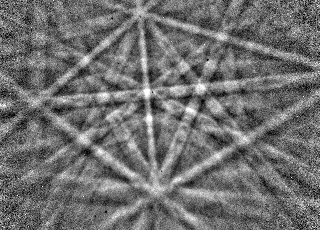
%> input picture extenralRefereces/1-s2.0-S1044580316300924-mmc1/Ni_Example3.bmp, 320 x 230 px
$ octave EBSD_Tutorial_Demo.m   (GNU Octave 9; MATLAB toolbox functions it lacks are replaced by stand-ins)
%> lines starting %> are read from the running program, lines starting %| are printed output that depends on the picture
%------------------------------------------------------------------------------
% Simple demonstration/simulation of lattice plane traces,
% stereographic projection and unit cell creating
%------------------------------------------------------------------------------
%
%
%------------------------------------------------------------------------------
% MIT License
%
% Copyright (c) 2015 TBB,
% derived in part from work by Aimo Winkelmann (Bruker)
%
% Permission is hereby granted, free of charge, to any person obtaining a copy
% of this software and associated documentation files (the "Software"), to deal
% in the Software without restriction, including without limitation the rights
% to use, copy, modify, merge, publish, distribute, sublicense, and/or sell
% copies of the Software, and to permit persons to whom the Software is
% furnished to do so, subject to the following conditions:
%
% The above copyright notice and this permission notice shall be included in all
% copies or substantial portions of the Software.
%
% THE SOFTWARE IS PROVIDED "AS IS", WITHOUT WARRANTY OF ANY KIND, EXPRESS OR
% IMPLIED, INCLUDING BUT NOT LIMITED TO THE WARRANTIES OF MERCHANTABILITY,
% FITNESS FOR A PARTICULAR PURPOSE AND NONINFRINGEMENT. IN NO EVENT SHALL THE
% AUTHORS OR COPYRIGHT HOLDERS BE LIABLE FOR ANY CLAIM, DAMAGES OR OTHER
% LIABILITY, WHETHER IN AN ACTION OF CONTRACT, TORT OR OTHERWISE, ARISING FROM,
% OUT OF OR IN CONNECTION WITH THE SOFTWARE OR THE USE OR OTHER DEALINGS IN THE
% SOFTWARE.
%------------------------------------------------------------------------------

% This code is follows a similar structure to the sister (python) code
% as created by Aimo Winkelmann
%
% This matlab code also includes sections for:
% stereographic projection calculation & unit cell generation

%% Initate Script
clear
close all
home

%% Sample Setup

% [33 lines of commented-out code are left out]

ExpImage.Filename='Ni_Example3.bmp';

%lattice paramters
UCell.a=1; %(only the ratio matters)!
UCell.b=1;
UCell.c=1;

UCell.alpha=90; %in degrees
UCell.beta=90;
UCell.gamma=90;

%Euler angles
UCell.phi1=127; %in degrees
UCell.Phi=38;
UCell.phi2=273;

% Set up detector

%in degrees
Detector.SampleTilt=70;
Detector.DetectorTilt=5;

%using Bruker coordinate systems
Detector.DD=0.642; %in units of screen height
Detector.PCX=0.483; %in units of screen width, from left of exp. pattern
Detector.PCY=0.279; %in units of screen height, from top of exp. pattern

disp(UCell)
disp(Detector)
%% Load Experimental Image and Set Up Detector
%note that flipud is used as the image is loaded in ij coordinate space and
%we are going to use xy for all coordinate systems within the EBSP
ExpImage.Image=flipud(imread(ExpImage.Filename));
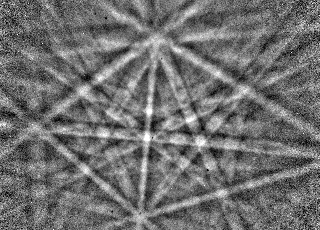
%> ExpImage.Image: size 230x320 uint8; min 0, max 255, mean 111.4; mean of the top-left, top-right, bottom-left and bottom-right quarters 112, 111.9, 110.8, 110.8

%in pixels
Detector.ScreenWidth=320;
Detector.ScreenHeight=230;

%use for UVW&HKL generation
HKL.max=1;

%% Establish detector
%equation 16
Detector.TotalTilt=(Detector.SampleTilt-90)-Detector.DetectorTilt;

EBSP.ScreenAspect=Detector.ScreenWidth/Detector.ScreenHeight;

EBSP.y_gn_max= Detector.PCY/Detector.DD;
EBSP.y_gn_min= -(1.0-Detector.PCY)/Detector.DD;
EBSP.x_gn_max= ((1.0-Detector.PCX)*EBSP.ScreenAspect)/Detector.DD;
EBSP.x_gn_min= -((Detector.PCX)*EBSP.ScreenAspect)/Detector.DD;

%% Establish the structure matrix

%equation 1
UCell.f=sqrt(1.0-( cosd(UCell.alpha)*cosd(UCell.alpha)...
                  +cosd(UCell.beta)*cosd(UCell.beta)...
                  +cosd(UCell.gamma)*cosd(UCell.gamma))...
    +2.0*cosd(UCell.alpha)*cosd(UCell.beta)*cosd(UCell.gamma));

%equation 2
UCell.ax = UCell.a * UCell.f/sind(UCell.alpha);

UCell.ay = UCell.a * (cosd(UCell.gamma)-cosd(UCell.alpha)*cosd(UCell.beta))...
           /sind(UCell.alpha);

UCell.az = UCell.a * cosd(UCell.beta);

%equation 3
UCell.by = UCell.b * sind(UCell.alpha);
UCell.bz = UCell.b * cosd(UCell.alpha);

%equation 4
UCell.cz = UCell.c;

%equation 5
UCell.StructureMat=[UCell.ax , 0,  0;
              UCell.ay , UCell.by, 0;
              UCell.az , UCell.bz, UCell.cz];

disp(UCell.StructureMat);
%% Establish rotation conventions

%equation 8
Rz=@(theta)[cosd(theta) sind(theta) 0;-sind(theta) cosd(theta) 0;0 0 1];

%equation 9
Rx=@(theta)[1 0 0;0 cosd(theta) sind(theta);0 -sind(theta) cosd(theta)];

%% Generate Cell Vectors

%populate the reflector list
%if this code is to be extended then the list of HKLs must be populated
%considering structure factors or a look up list
%rather than all allowable indexes - as used here

CVectors.h=-HKL.max:1:HKL.max;
[CVectors.p,CVectors.q,CVectors.r]=meshgrid(CVectors.h,CVectors.h,CVectors.h);
CVectors.pqr=[CVectors.p(:),CVectors.q(:),CVectors.r(:)];

%check for zeros & remove
CVectors.pqr=CVectors.pqr(dot(CVectors.pqr,CVectors.pqr,2)>1e-6,:);

%set as indicies for pqr for HKL and UVW (in crystal coords)
%this is a slightly different order to the sister python code
CVectors.HKL=CVectors.pqr;
CVectors.UVW=CVectors.pqr;

disp(CVectors.HKL)

%% Generate formal rotations & coordinate transforms as used

%U.S = rotation for detector & sample conversion
U.S=Rx(Detector.TotalTilt);

%equation 10
%U.O = orientation of sample
U.O=Rz(UCell.phi2)*Rx(UCell.Phi)*Rz(UCell.phi1);

%U.At = transpose of structure matrix as used for UVW conversions
U.At=transpose(UCell.StructureMat);

%U.AStar = recriprical structure matrix as used for HKL conversions
U.Astar=inv(UCell.StructureMat);

%U.K and U.Kstar = transforming the orientation into the detector plane
%K = for UVW; Kstar = for HKL
U.K         =   U.At*U.O*U.S;
U.Kstar     =   U.Astar*U.O*U.S;

disp(U.At)
disp(U.Astar)
disp(U.K)
disp(U.Kstar)

%% Convert UVW and HKL into the detector frame
%equation 13 (with Os included within U.K - making this more like equation 17)
UVW.D=CVectors.UVW*U.K;

%equation 14 (with Os included within U.K)
HKL.D=CVectors.HKL*U.Kstar;

%% Construct the EBSP

%UVW - [X,Y,Z]
UVW.X=transpose(UVW.D(:,1));
UVW.Y=transpose(UVW.D(:,2));
UVW.Z=transpose(UVW.D(:,3));

%UVW Gn ratios - used for labelling the coords on the EBSP
UVW.x_gn=UVW.X./UVW.Z;
UVW.y_gn=UVW.Y./UVW.Z;

%HKL - [X,Y,Z]
HKL.X=transpose(HKL.D(:,1));
HKL.Y=transpose(HKL.D(:,2));
HKL.Z=transpose(HKL.D(:,3));

%HKL - needed for hessian calculations
HKL.r=sqrt(HKL.X.^2+HKL.Y.^2+HKL.Z.^2);
HKL.kai=atan2(HKL.Y,HKL.X);
HKL.theta=acos(HKL.Z./HKL.r);

%Hessian construction
Hess.R_Hesse=10; %radius of the Hessian
Hess.d_Hesse=tan(0.5*pi-HKL.theta);
Hess.alpha_Hesse=acos(Hess.d_Hesse./Hess.R_Hesse);

Hess.alpha1_hkl=HKL.kai-pi+Hess.alpha_Hesse;
Hess.alpha2_hkl=HKL.kai-pi-Hess.alpha_Hesse;

%[C1x,C1y] to [C2x,C2y] are the coords on the screen
Hess.C1x=Hess.R_Hesse.*cos(Hess.alpha1_hkl);
Hess.C1y=Hess.R_Hesse.*sin(Hess.alpha1_hkl);
Hess.C2x=Hess.R_Hesse.*cos(Hess.alpha2_hkl);
Hess.C2y=Hess.R_Hesse.*sin(Hess.alpha2_hkl);

%% Plot the EBSP

%Plot the example image first

%establish the coordinate systems
%from pixels --> Gnomonic
EBSP.x_img=1:size(ExpImage.Image,2);
%> EBSP.x_img = 320 values from 1 to 320
EBSP.y_img=1:size(ExpImage.Image,1);
%> EBSP.y_img = 230 values from 1 to 230
EBSP.x_img=(EBSP.x_gn_max-EBSP.x_gn_min)*(EBSP.x_img-1)/max(EBSP.x_img)+EBSP.x_gn_min;
%> EBSP.x_img = 320 values from -1.05 to 1.11
EBSP.y_img=(EBSP.y_gn_max-EBSP.y_gn_min)*(EBSP.y_img-1)/max(EBSP.y_img)+EBSP.y_gn_min;
%> EBSP.y_img = 230 values from -1.12 to 0.428

%plot the figure

%example EBSP
figure;
imagesc(EBSP.x_img,EBSP.y_img,ExpImage.Image);
xlim([EBSP.x_gn_min,EBSP.x_gn_max]);
ylim([EBSP.y_gn_min,EBSP.y_gn_max]);
axis xy;
colormap('gray')

%plot the bands
num_HKL=size(Hess.C1x,2);
for n=1:num_HKL
    if HKL.Z(n)>0 %if upper hemisphere
        hold on
        plot([Hess.C1x(n) Hess.C2x(n)],[Hess.C1y(n) Hess.C2y(n)],'-k','LineWidth',2);
    end
end
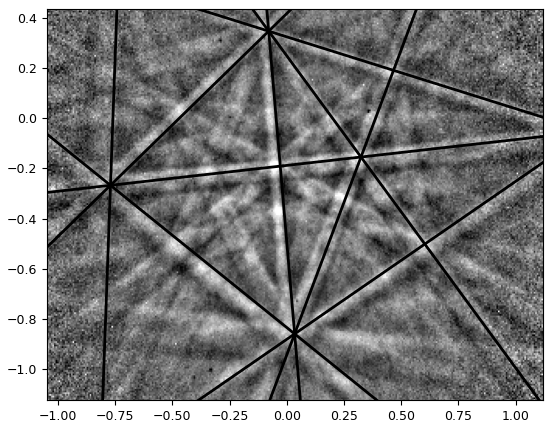
%> figure redrawn from the program's plot data

%label the zone axes
for n=1:num_HKL
   hold on
   if UVW.Z(n)>0
       temp.Text1=sprintf('[%02.0f, %02.0f, %02.0f]',CVectors.HKL(n,:));
%> (the run ends here)

$ run again, with extenralRefereces/1-s2.0-S1044580316300924-mmc1/Tri_Example.png saved as extenralRefereces/1-s2.0-S1044580316300924-mmc1/Ni_Example3.bmp
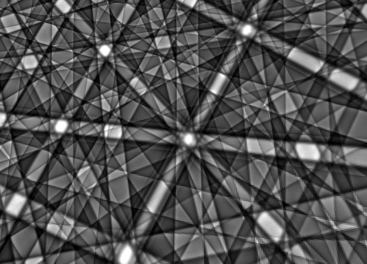
%> input picture extenralRefereces/1-s2.0-S1044580316300924-mmc1/Tri_Example.png, 367 x 264 px
%> `ExpImage.Image=flipud(imread(ExpImage.Filename));`:
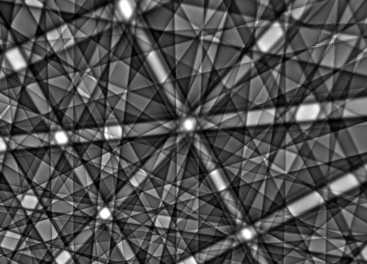
%> ExpImage.Image: size 264x367x3 uint8; min 0, max 255, mean 79.8; mean of the top-left, top-right, bottom-left and bottom-right quarters 78.6, 82.3, 81.7, 76.9
%> `EBSP.x_img=1:size(ExpImage.Image,2);`: EBSP.x_img = 367 values from 1 to 367
%> `EBSP.y_img=1:size(ExpImage.Image,1);`: EBSP.y_img = 264 values from 1 to 264
%> `EBSP.x_img=(EBSP.x_gn_max-EBSP.x_gn_min)*(EBSP.x_img-1)/max(EBSP.x_img..`: EBSP.x_img = 367 values from -1.05 to 1.11
%> `EBSP.y_img=(EBSP.y_gn_max-EBSP.y_gn_min)*(EBSP.y_img-1)/max(EBSP.y_img..`: EBSP.y_img = 264 values from -1.12 to 0.429
%> after the loop `for n=1:num_HKL`:
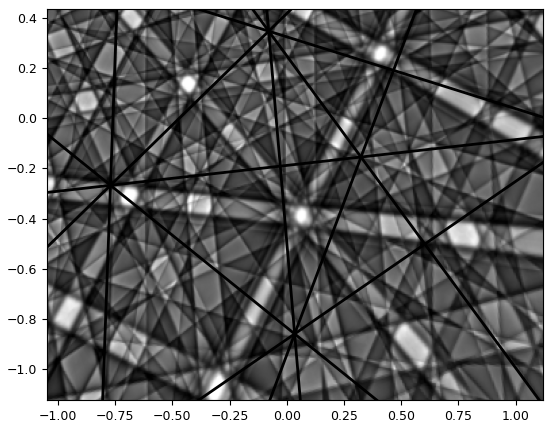
%> figure redrawn from the program's plot data
